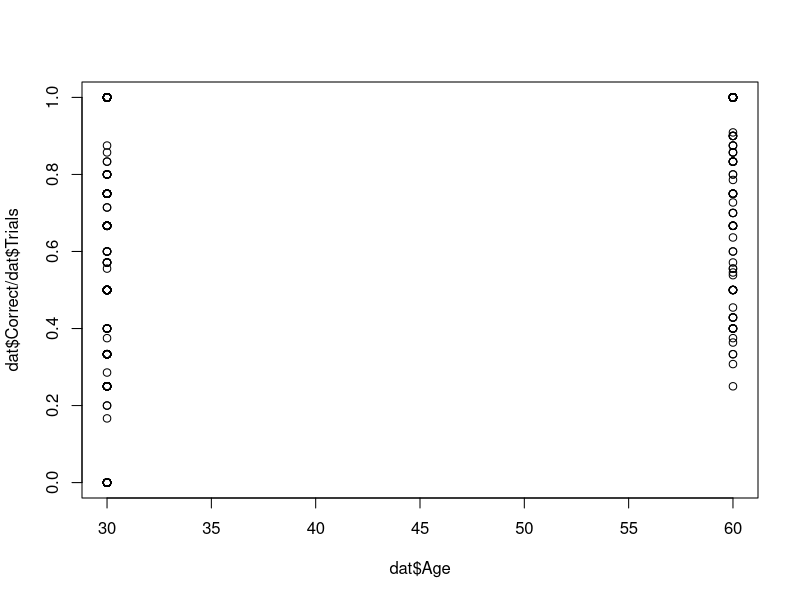
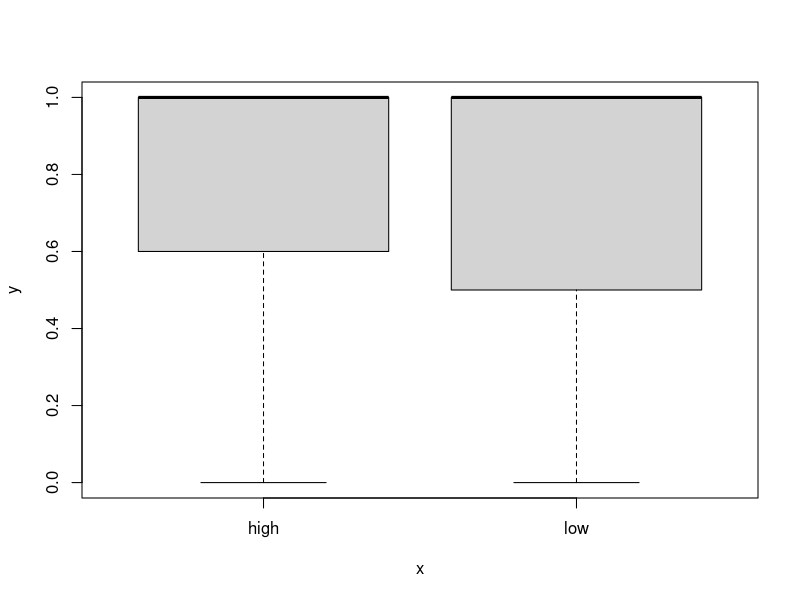
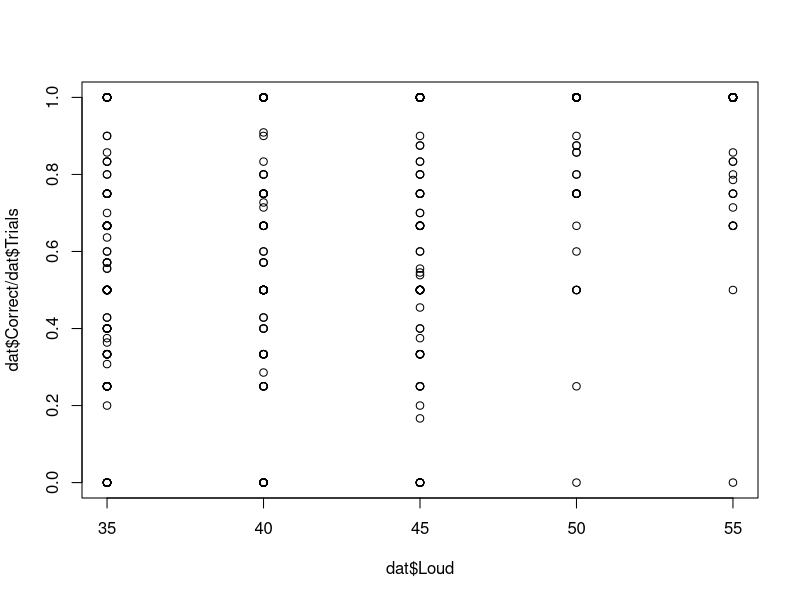
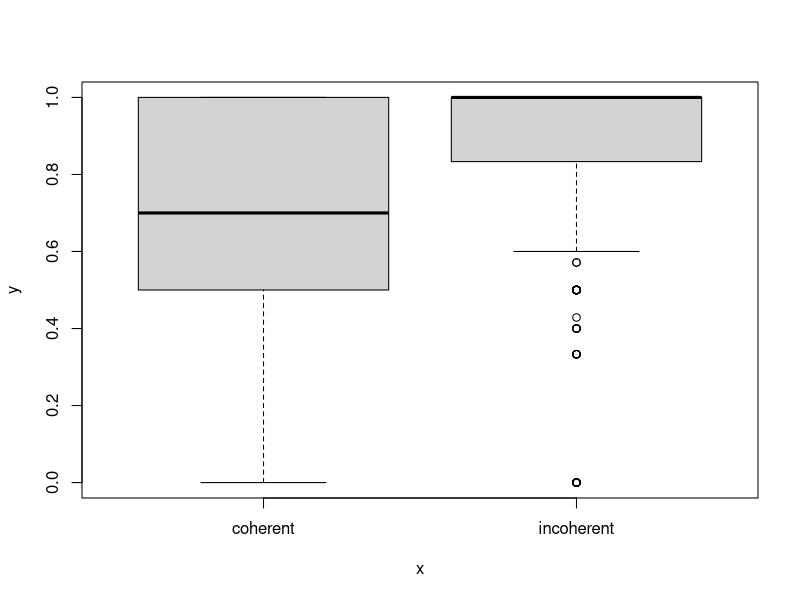
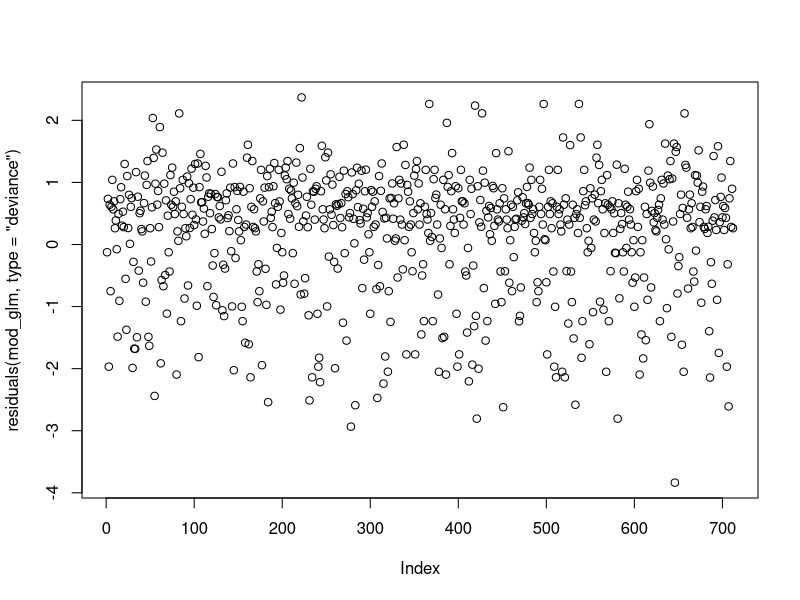
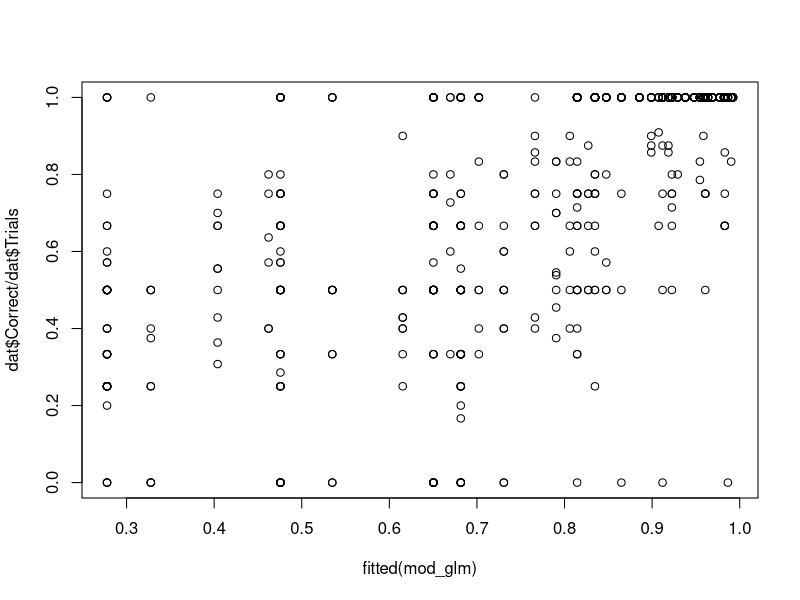

These figures' R source, in order: (Note: this script raises an error after producing the figures.)


#--------------------------------------------------------------
# ex 9.2
library("MASS")
data("OME")
?OME # background on the data
head(OME)

any(is.na(OME)) # check for missing values
dat = subset(OME, OME != "N/A") # manually remove OME missing values identified with "N/A"
dat$OME = factor(dat$OME)
str(dat)

plot(dat$Age, dat$Correct / dat$Trials )
plot(dat$OME, dat$Correct / dat$Trials )
plot(dat$Loud, dat$Correct / dat$Trials )
plot(dat$Noise, dat$Correct / dat$Trials )




#--------------------------------------------------------------
# ex 9.3

mod_glm = glm(Correct/Trials ~ Age + OME + Loud + Noise, data=dat, weights=Trials, family="binomial")
summary(mod_glm)


plot(residuals(mod_glm, type="deviance"))
plot(fitted(mod_glm), dat$Correct/dat$Trials)




#--------------------------------------------------------------
# ex 9.4

X = model.matrix(mod_glm)[,-1] # -1 removes the column of 1s for the intercept
head(X)




#--------------------------------------------------------------
# ex 9.5

mod5_string = " model {
    for (i in 1:length(y)) {
        y[i] ~ dbin(phi[i], n[i])
        logit(phi[i]) = b0 + b[1]*Age[i] + b[2]*OMElow[i] + b[3]*Loud[i] + b[4]*Noiseincoherent[i]
    }
    
    b0 ~ dnorm(0.0, 1.0/5.0^2)
    for (j in 1:4) {
        b[j] ~ dnorm(0.0, 1.0/4.0^2)
    }
    
} "

data_jags = as.list(as.data.frame(X))
data_jags$y = dat$Correct # this will not work if there are missing values in dat (because they would be ignored by model.matrix). Always make sure that the data are accurately pre-processed for JAGS.
data_jags$n = dat$Trials
str(data_jags) # make sure that all variables have the same number of observations (712).


raftery.diag(mod5_string)






mod5 = jags.model(textConnection(mod5_string), data=data_jags, n.chains=3)

update(mod5, 1e3)
params5 = c("b0", "b")


mod5_sim = coda.samples(model=mod5,
                        variable.names=params5,
                        n.iter=5e3)
mod5_csim = as.mcmc(do.call(rbind, mod5_sim))



#--------------------------------------------------------------
# ex 9.7


(pm_coef5 = colMeans(mod5_csim))
colnames(mod5_csim)

b = -7.30667942  +  0.01882018*60 -0.24327787*1  +0.17221439*50 + 1.57965544*0

1/(1+exp(-b))




#--------------------------------------------------------------
# ex 9.8
pm_coef5
pm_Xb = pm_coef5["b0"] + X %*% pm_coef5[1:4]
phat = 1.0 / (1.0 + exp(-pm_Xb))
head(phat)


(tab0.7 = table(phat > 0.7, (dat$Correct / dat$Trials) > 0.7))
sum(diag(tab0.7)) / sum(tab0.7)




